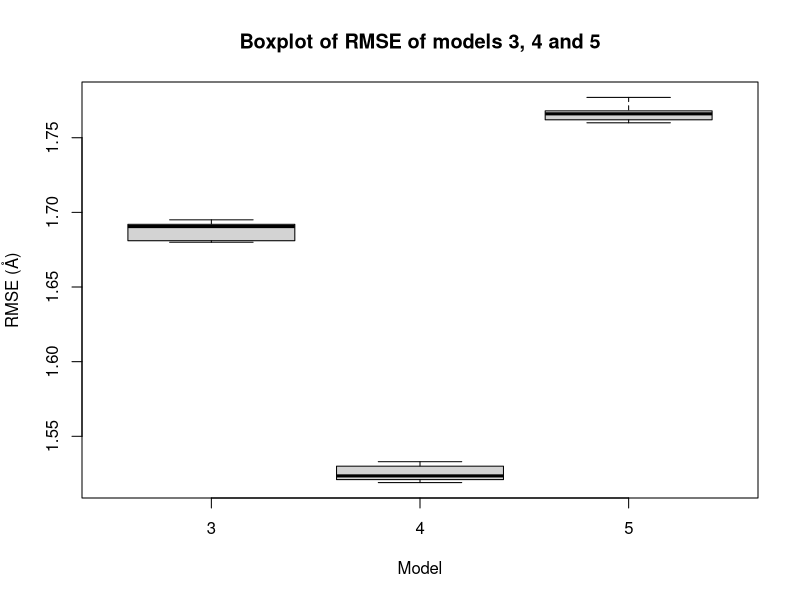
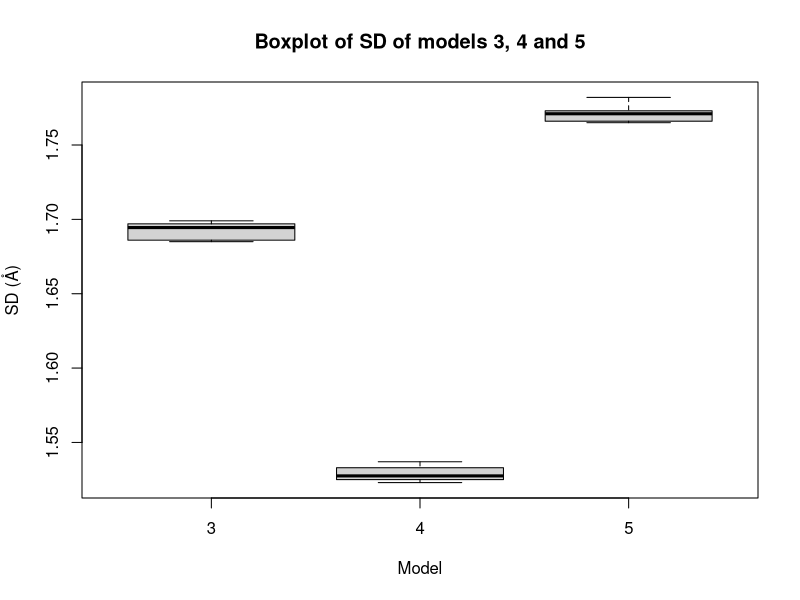
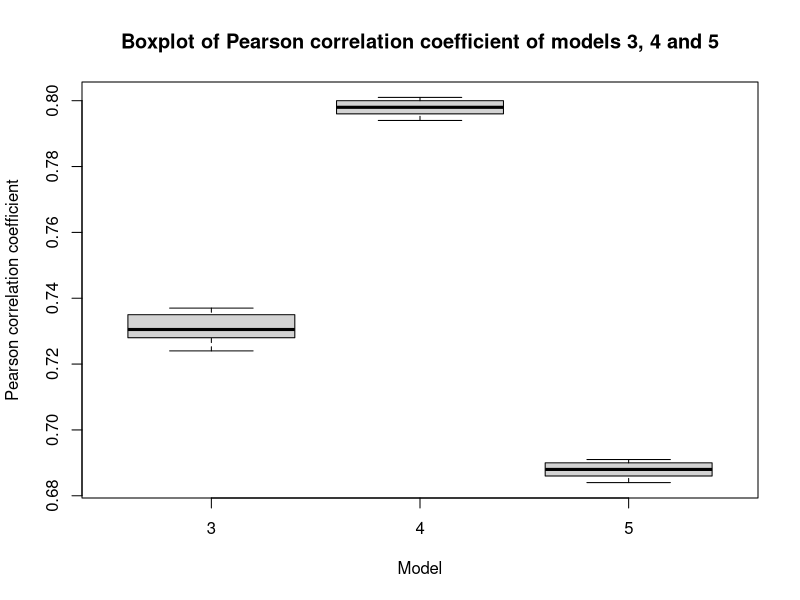
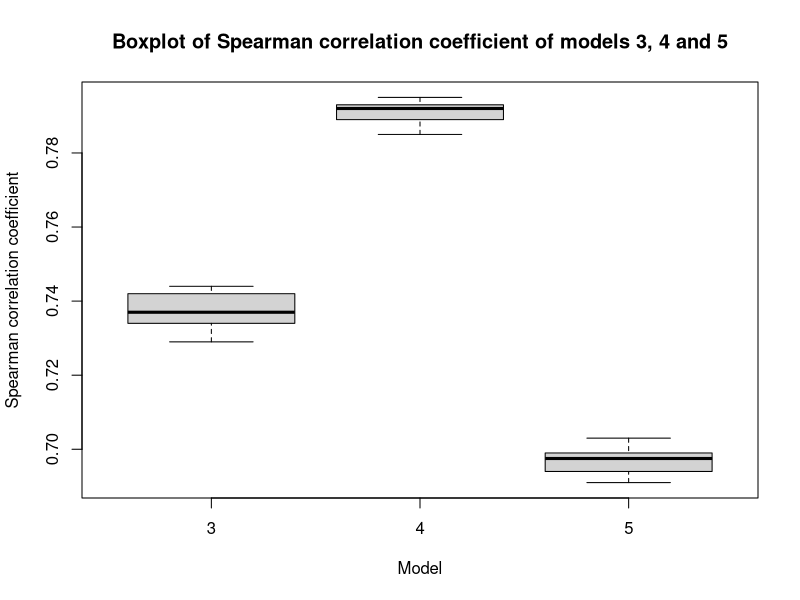
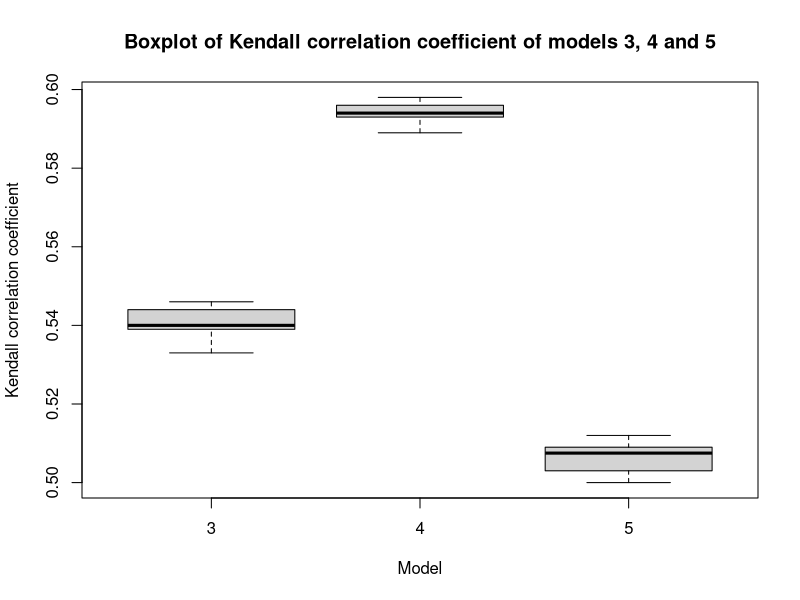

R code for these plots, in order:
#!/usr/bin/env Rscript
model3=read.csv('model3/pdbbind2007-core-statistics.csv')
model4=read.csv('model4/pdbbind2007-core-statistics.csv')
model5=read.csv('model5/pdbbind2007-core-statistics.csv')
rmse=c(model3['rmse'],model4['rmse'],model5['rmse'])
sdev=c(model3['sdev'],model4['sdev'],model5['sdev'])
pcor=c(model3['pcor'],model4['pcor'],model5['pcor'])
scor=c(model3['scor'],model4['scor'],model5['scor'])
kcor=c(model3['kcor'],model4['kcor'],model5['kcor'])
names(rmse)=c('3','4','5')
names(sdev)=c('3','4','5')
names(pcor)=c('3','4','5')
names(scor)=c('3','4','5')
names(kcor)=c('3','4','5')
pdf('rmse.pdf')
boxplot(rmse,main='Boxplot of RMSE of models 3, 4 and 5',xlab='Model',ylab='RMSE (Å)')
pdf('sdev.pdf')
boxplot(sdev,main='Boxplot of SD of models 3, 4 and 5',xlab='Model',ylab='SD (Å)')
pdf('pcor.pdf')
boxplot(pcor,main='Boxplot of Pearson correlation coefficient of models 3, 4 and 5',xlab='Model',ylab='Pearson correlation coefficient')
pdf('scor.pdf')
boxplot(scor,main='Boxplot of Spearman correlation coefficient of models 3, 4 and 5',xlab='Model',ylab='Spearman correlation coefficient')
pdf('kcor.pdf')
boxplot(kcor,main='Boxplot of Kendall correlation coefficient of models 3, 4 and 5',xlab='Model',ylab='Kendall correlation coefficient')
